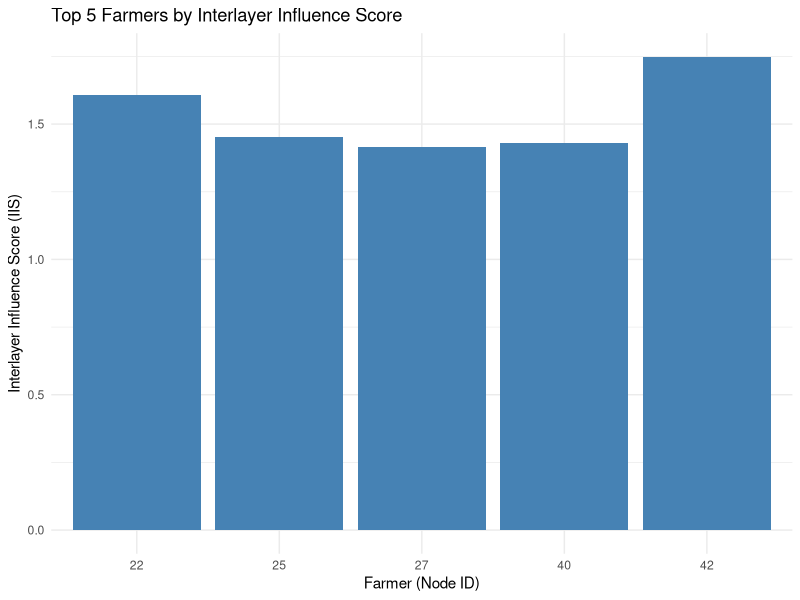
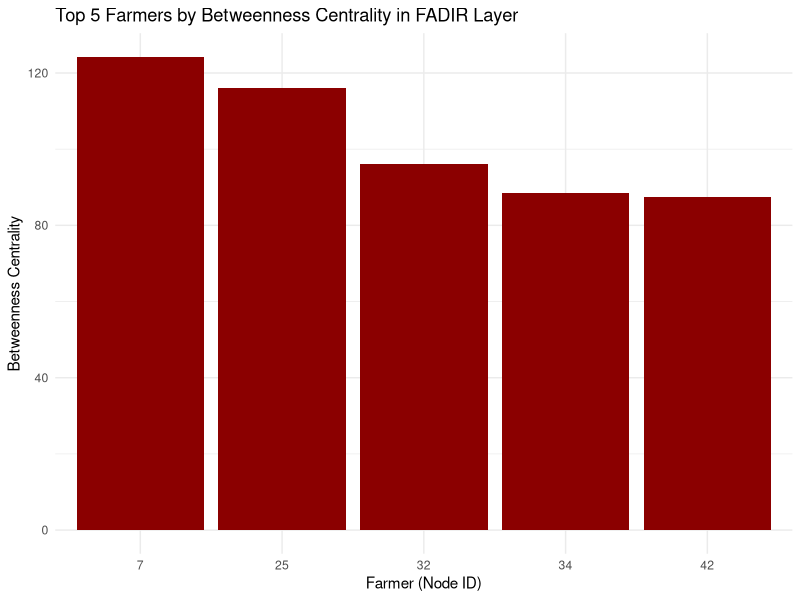
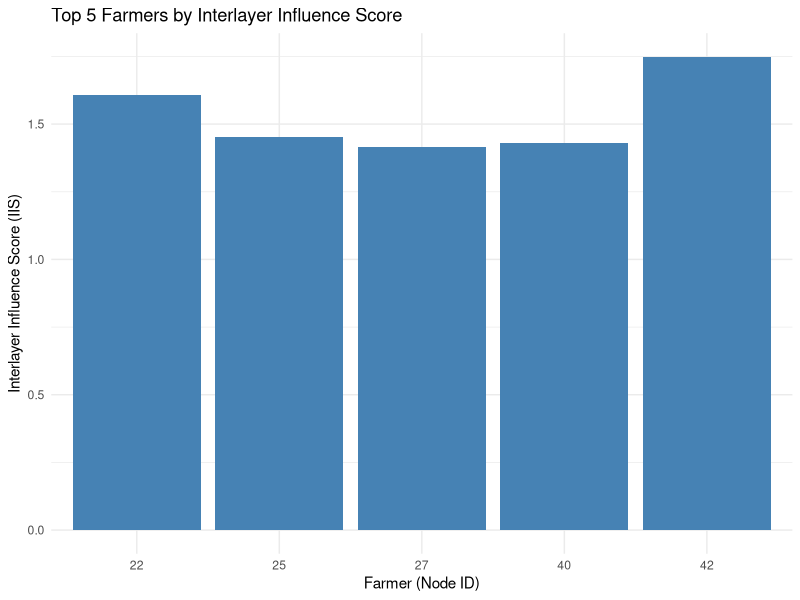
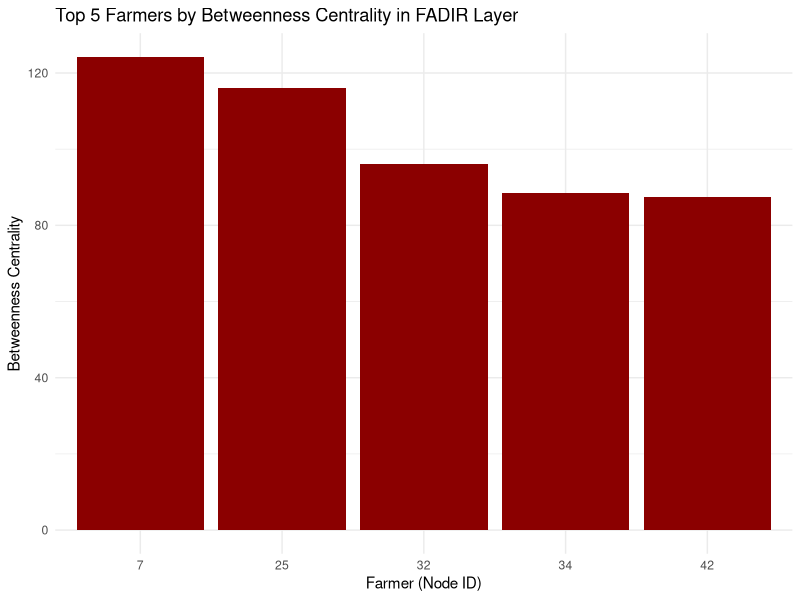
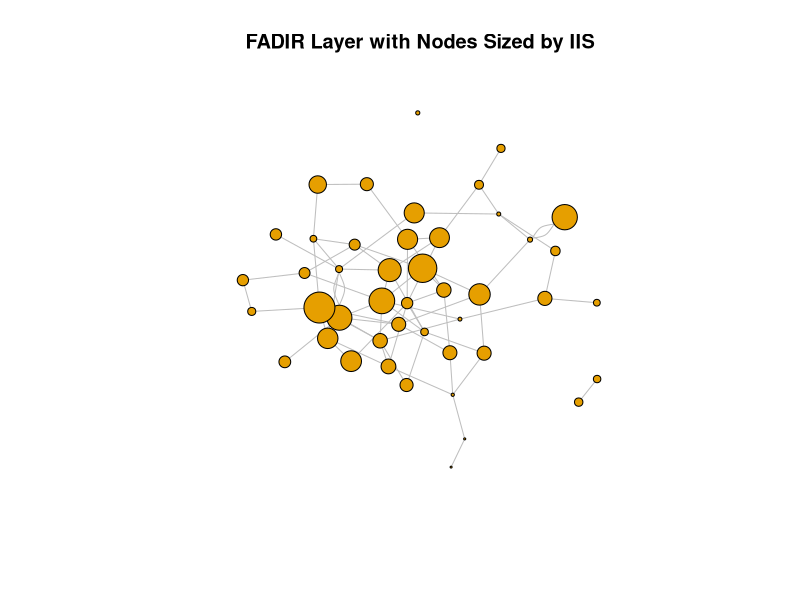

Reproduce these figures in R, in order.
# Load packages
library(igraph)
library(ggplot2)

# Simulate multiplex network data with 45 nodes explicitly
set.seed(123)
layers <- c("FADIR", "FAINT", "FAMU", "NOFADIR", "NOFAINT", "NOFAMU")
edge_counts <- c(72, 35, 26, 33, 27, 23)
g_list <- list()

for (i in 1:6) {
  g <- make_empty_graph(n = 45, directed = FALSE)
  V(g)$name <- 1:45
  edges <- sample(1:45, edge_counts[i] * 2, replace = TRUE)
  edges <- matrix(edges, ncol = 2)
  g <- add_edges(g, edges)
  g_list[[layers[i]]] <- g
}

# Compute degree centrality for each layer
degrees <- lapply(g_list, degree)

# Compute overlapping edges (w_{\alpha\beta})
overlap <- matrix(0, 6, 6, dimnames = list(layers, layers))
for (i in 1:5) {
  for (j in (i+1):6) {
    e1 <- as_edgelist(g_list[[layers[i]]])
    e2 <- as_edgelist(g_list[[layers[j]]])
    overlap[i,j] <- length(intersect(paste(e1[,1], e1[,2]), paste(e2[,1], e2[,2]))) /
      min(nrow(e1), nrow(e2))
    overlap[j,i] <- overlap[i,j]
  }
}

# Compute Interlayer Influence Score (IIS)
iis <- rep(0, 45)
for (i in 1:45) {
  score <- 0
  for (a in 1:5) {
    for (b in (a+1):6) {
      if (degrees[[layers[b]]][i] > 0) {
        score <- score + overlap[a,b] * degrees[[layers[a]]][i] / degrees[[layers[b]]][i]
      }
    }
  }
  iis[i] <- score
}

# Figure 2: IIS Bar Plot
print("Generating Figure 1: IIS Bar Plot")
iis_df <- data.frame(Node = 1:45, IIS = iis)
top5_iis <- head(iis_df[order(-iis_df$IIS),], 5)
ggplot(top5_iis, aes(x = factor(Node), y = IIS)) +
  geom_bar(stat = "identity", fill = "steelblue") +
  labs(x = "Farmer (Node ID)", y = "Interlayer Influence Score (IIS)",
       title = "Top 5 Farmers by Interlayer Influence Score") +
  theme_minimal()
ggsave("iis_barplot.png", width = 5, height = 3, dpi = 300)
print("Figure 1 saved as iis_barplot.png")

# Figure 3: Betweenness Centrality Bar Plot (FADIR Layer)
print("Generating Figure 2: Betweenness Centrality Bar Plot")
fadir_g <- g_list[["FADIR"]]
betweenness_scores <- betweenness(fadir_g)
betweenness_df <- data.frame(Node = 1:45, Betweenness = betweenness_scores)
top5_betweenness <- head(betweenness_df[order(-betweenness_df$Betweenness),], 5)
ggplot(top5_betweenness, aes(x = factor(Node), y = Betweenness)) +
  geom_bar(stat = "identity", fill = "darkred") +
  labs(x = "Farmer (Node ID)", y = "Betweenness Centrality",
       title = "Top 5 Farmers by Betweenness Centrality in FADIR Layer") +
  theme_minimal()
ggsave("betweenness_barplot.png", width = 5, height = 3, dpi = 300)
print("Figure 2 saved as betweenness_barplot.png")

# Figure 6: Network with IIS-Sized Nodes (FADIR Layer)
print("Generating Figure 3: Network Plot")
V(fadir_g)$size <- pmin(iis * 10, 50)
png("iis_network.png", width = 5, height = 5, units = "in", res = 300)
plot(fadir_g, vertex.label = NA, vertex.size = V(fadir_g)$size,
     edge.color = "gray", layout = layout_with_fr(fadir_g),
     main = "FADIR Layer with Nodes Sized by IIS")
dev.off()
print("Figure 3 saved as iis_network.png")